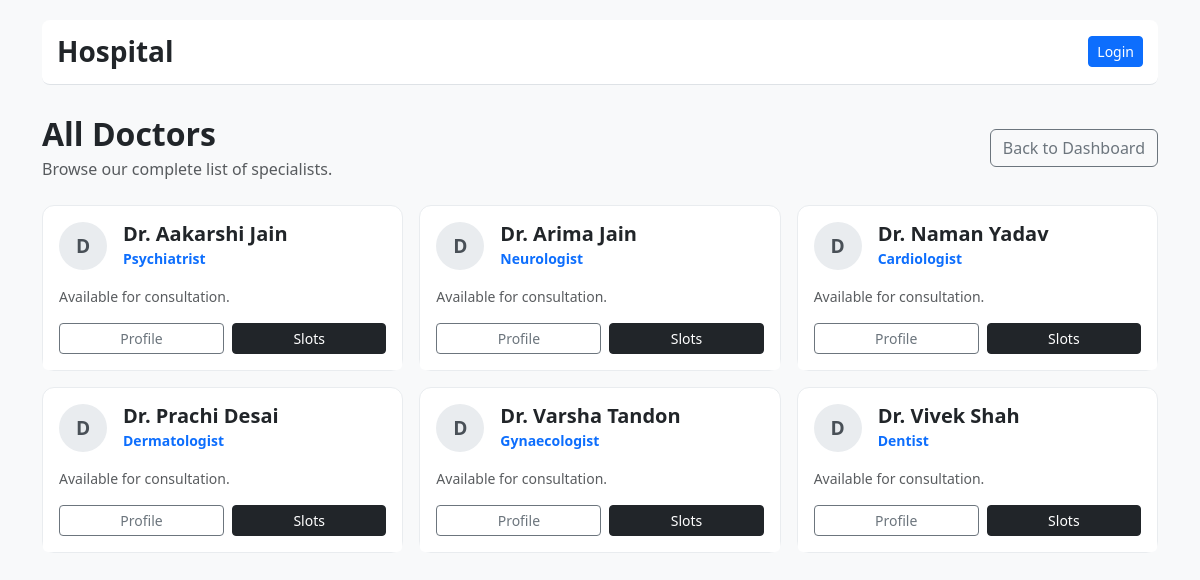
The app's page /patient/doctors/all with its own data.
### tables this page shows
CREATE TABLE doctors (
        id INTEGER PRIMARY KEY AUTOINCREMENT,
        user_id INTEGER UNIQUE NOT NULL,
        department_id INTEGER,
        experience TEXT,
        FOREIGN KEY(user_id) REFERENCES users(id),
        FOREIGN KEY(department_id) REFERENCES departments(id)
    );

CREATE TABLE users (
      id INTEGER PRIMARY KEY AUTOINCREMENT,
      username TEXT UNIQUE NOT NULL,
      password_hash TEXT NOT NULL,
      role TEXT NOT NULL CHECK(role IN ('admin','doctor','patient')),
      full_name TEXT, email TEXT, phone TEXT, is_active INTEGER DEFAULT 1
    );

CREATE TABLE departments (
      id INTEGER PRIMARY KEY AUTOINCREMENT,
      name TEXT UNIQUE NOT NULL,
      description TEXT
    );

### app.py (the view)
@app.route("/patient/doctors/all")
def patient_all_doctors():
    db = get_db()
    docs = db.execute("SELECT d.id, u.full_name, dep.name as department FROM doctors d JOIN users u ON d.user_id=u.id LEFT JOIN departments dep ON d.department_id=dep.id ORDER BY u.full_name").fetchall()
    return render_template("patient_all_doctors.html", doctors=docs)

### app.py (called while the page is built)
def get_db():
    if "db" not in g:
        g.db = sqlite3.connect(DB_PATH, detect_types=sqlite3.PARSE_DECLTYPES)
        g.db.row_factory = sqlite3.Row
    return g.db

### templates/patient_all_doctors.html (shortened to what this page needs)
{% extends "base.html" %}
{% block content %}
<div class="d-flex justify-content-between align-items-center mb-4">
  <div>
    <h2 class="fw-bold mb-1">All Doctors</h2>
    <p class="text-muted mb-0">Browse our complete list of specialists.</p>
  </div>
  <div>
    <a class="btn btn-outline-secondary" href="{{ url_for('patient_dashboard') }}">Back to Dashboard</a>
  </div>
</div>
<div class="row row-cols-1 row-cols-md-2 row-cols-lg-3 g-3">
  {% if doctors %}
    {% for doc in doctors %}
      <div class="col">
        <div class="card h-100">
          <div class="card-body">
            <div class="d-flex align-items-center mb-3">
              <div class="doc-avatar">
                  {{ doc.full_name[:1] }}
              </div>
              <div>
                  <h5 class="card-title mb-0 fw-bold">{{ doc.full_name }}</h5>
                  <small class="text-primary fw-semibold">{{ doc.department or 'General' }}</small>
              </div>
            </div>
            <p class="card-text small text-muted">
                Available for consultation.
            </p>
          </div>
          <div class="card-footer bg-white border-0 pt-0 pb-3 d-flex gap-2">
              <a class="btn btn-outline-secondary btn-sm flex-fill" href="{{ url_for('patient_view_doctor_profile', doctor_id=doc.id) }}">Profile</a>
              <a class="btn btn-dark btn-sm flex-fill" href="{{ url_for('patient_view_doctor_availability', doctor_id=doc.id) }}">Slots</a>
          </div>
        </div>
      </div>
    {% endfor %}
  {% else %}
    <div class="col-12 text-muted text-center py-5">No doctors found.</div>
  {% endif %}
</div>
{% endblock %}

### templates/base.html (shortened to what this page needs)
<!doctype html>
<html lang="en">
  <head>
    <link href="https://cdn.jsdelivr.net/npm/bootstrap@5.3.0/dist/css/bootstrap.min.css" rel="stylesheet">
  </head>
  <body>
    <div class="container">
        <div class="site-header d-flex justify-content-between align-items-center">
            <h3 class="mb-0 fw-bold"><a href="{{ url_for('index') }}" class="text-decoration-none text-dark">Hospital</a></h3>
            <div>
            {% if session.get('user_id') %}
                <span class="me-3 text-muted">Hi, {{ session.get('full_name') or 'User' }}</span>
                <a href="{{ url_for('logout') }}" class="btn btn-outline-dark btn-sm">Logout</a>
            {% else %}
                <a href="{{ url_for('login') }}" class="btn btn-primary btn-sm">Login</a>
            {% endif %}
            </div>
        </div>
        {% block content %}{% endblock %}
    </div>
  </body>
</html>

### templates/base.html (style rules this page uses)
body { padding-top: 20px; background-color: #f8f9fa; }
.site-header { border-bottom: 1px solid #dee2e6; padding: 15px; margin-bottom: 30px; background: white; border-radius: 8px; }
.card { border: 1px solid #e9ecef; box-shadow: none; }

### templates/patient_all_doctors.html (style rules this page uses)
.card { border: 1px solid #e9ecef; border-radius: 12px; box-shadow: none; }
.doc-avatar { width: 48px; height: 48px; background: #e9ecef; color: #495057; border-radius: 50%; display: flex; align-items: center; justify-content: center; font-weight: bold; font-size: 1.2rem; margin-right: 1rem; }

### records on screen
doctors: full_name "D", full_name "Dr. Aakarshi Jain", name "Psychiatrist"
doctors: full_name "D", full_name "Dr. Arima Jain", name "Neurologist"
doctors: full_name "D", full_name "Dr. Naman Yadav", name "Cardiologist"
doctors: full_name "D", full_name "Dr. Prachi Desai", name "Dermatologist"
doctors: full_name "D", full_name "Dr. Varsha Tandon", name "Gynaecologist"
doctors: full_name "D", full_name "Dr. Vivek Shah", name "Dentist"
